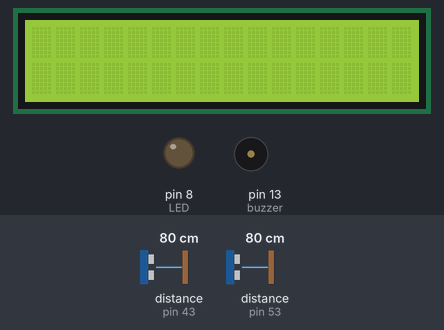
Simulated run of this sketch. Board: Arduino Mega 2560, built with avr-gcc and run on an emulated ATmega2560. Parts: 16×2 character LCD, output pins drawn as LEDs (lit = HIGH), buzzer (waves = sounding). Wiring (inferred from the names in the program): 2 × ultrasonic range finder: trigger pin 42, echo pin 43 / trigger pin 52, echo pin 53. Dashed ring = blinking. Inputs (shaded band) come from the test bench; at power-on: distance to the obstacle (sensors on pin 43, pin 53) 80 cm. The echo pulse lasts 58.3 µs per cm; pins used as bus, display or sensor lines are not drawn; what the sketch prints to the serial monitor is not drawn.

Above: at 1.2 s.
1.3 s: distance to the obstacle (sensor on pin 43) set to 56 cm
2.8 s: distance to the obstacle (sensor on pin 43) set to 48 cm
At 3.28 s:
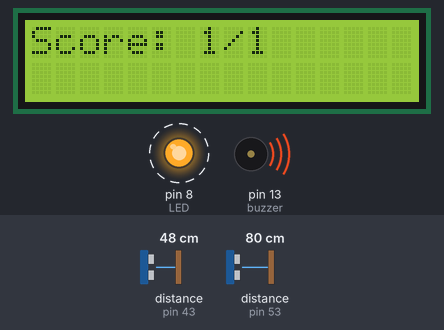
4.7 s: distance to the obstacle (sensor on pin 53) set to 120 cm
At 7.33 s:
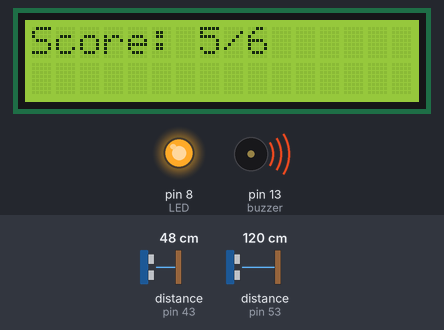
7.7 s: distance to the obstacle (sensor on pin 53) set to 2 cm
At 8.06 s:
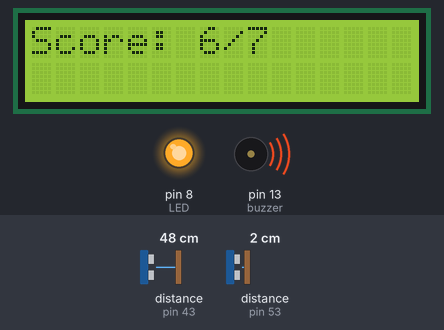
9.5 s: distance to the obstacle (sensor on pin 53) set to 83 cm
At 11.43 s:
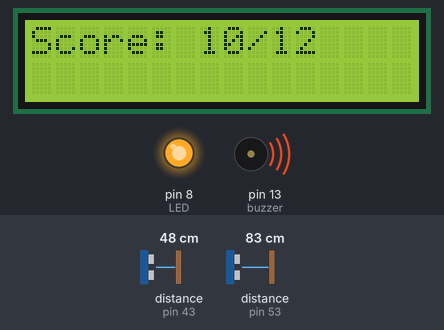
12.5 s: distance to the obstacle (sensor on pin 43) set to 60 cm
At 14.0 s:
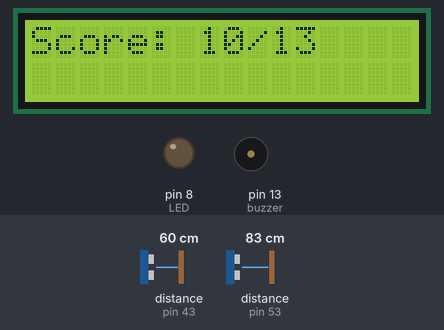
Timing chart, 0 to 15.5 s (numbered marks = the images above; inputs shaded):
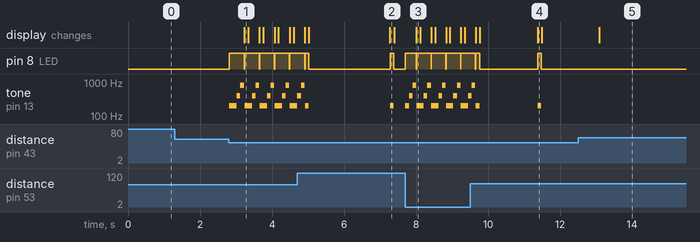

The sketch:

Shot_Detect_and_Scoreboard.ino
```cpp
//This shot detects the amount of attempted and made shots of a basketball on a 10 ft basketball hoop
//Uses arduino MEGA and sensors to help track distances of a basketball and prints it out on at LCD screen

//library needed to use the LCD screen
#include <LiquidCrystal.h>

//defines the constants
LiquidCrystal lcd(12, 11, 5, 6, 3, 2);
const int buzzer = 13;
const int trigPin = 42;
const int echoPin = 43;
const int trigPin2 = 52;
const int echoPin2 = 53;
const int LED = 8;
int period = 3000;
unsigned long time = 0;

//defines variables
long duration, duration2;
int distance, distance2;
int shotAtt = 0;
int shotMake = 0;
int sound = 200;

//setup for the LED, buzzer, LCD screen, and both distance sensors
void setup() {
  pinMode(LED, OUTPUT);
  pinMode(buzzer, OUTPUT);
  lcd.begin(16, 2);
  pinMode(trigPin2, OUTPUT); // Sets the trigPin as an Output
  pinMode(echoPin2, INPUT); // Sets the echoPin as an Input
  pinMode(trigPin, OUTPUT); // Sets the trigPin as an Output
  pinMode(echoPin, INPUT); // Sets the echoPin as an Input
  Serial.begin(9600); // Starts the serial communication
}

//This loop tests to see if the first distance sensor (which is above the hoop) has detects motion in front of the rim
//The second sensor will then have a period of time to detect if the ball has fallen from the rim to detect a made shot
void loop() {

  distance = dur();
  distance2 = dur2();

  if(distance <= 50)
  {
      lightAndSoundAtt();
      unsigned long currentTime = millis();
      for(int i = 300; i > 0; i--)
      {
        if(dur2() <= 80 )
        {
          lightAndSoundMake();
          shotMake++;
          break;
        }
      }
    shotAtt++;
    display();
  }
}


//this function gets the distance from the distance sensor to output a value in cms
int dur()
{
  // Clears the trigPin
digitalWrite(trigPin, LOW);
delayMicroseconds(2);

// Sets the trigPin on HIGH state for 10 micro seconds
digitalWrite(trigPin, HIGH);
delayMicroseconds(10);
digitalWrite(trigPin, LOW);

// Reads the echoPin, returns the sound wave travel time in microseconds
duration = pulseIn(echoPin, HIGH);

// Calculating the distance
distance= duration*0.034/2;
return distance;
}

//this function gets the distance from the distance sensor to output a value in cms
int dur2()
{
// Clears the trigPin
digitalWrite(trigPin2, LOW);
delayMicroseconds(2);

// Sets the trigPin on HIGH state for 10 micro seconds
digitalWrite(trigPin2, HIGH);
delayMicroseconds(10);
digitalWrite(trigPin2, LOW);

// Reads the echoPin, returns the sound wave travel time in microseconds
duration2 = pulseIn(echoPin2, HIGH);

// Calculating the distance
distance2= duration2*0.034/2;
return distance2;
}

//this function lights the LED and sets a single tone on the buzzer when a shot has been attempted
void lightAndSoundAtt()
{
  digitalWrite(LED, HIGH);
  tone(buzzer, sound);
  delay(100);
  noTone(buzzer);
  digitalWrite(LED, LOW);
  lcd.clear();
}

//this function light the LED and sets a series of tones on the buzzer when a shot is made
void lightAndSoundMake()
{
  digitalWrite(LED, HIGH);
      tone(buzzer, sound);
      delay(100);
      digitalWrite(LED, LOW);

      digitalWrite(LED, HIGH);
      tone(buzzer, sound+200);
      delay(100);
      digitalWrite(LED, LOW);

      digitalWrite(LED, HIGH);
      tone(buzzer, sound+600);
      delay(100);
      noTone(buzzer);
      digitalWrite(LED, LOW);
      lcd.clear();
}

//this function displays the data on the LCD screen
void display()
{
  lcd.print("Score: ");
  lcd.print(shotMake);
  lcd.print("/");
  lcd.print(shotAtt);

  Serial.print("Distance1: ");
  Serial.println(distance);
  Serial.print("Distance2: ");
  Serial.println(distance2);
  Serial.print("SHOTS ATTEMPTED: ");
  Serial.println(shotAtt);
  Serial.print("SHOTS MADE: ");
  Serial.println(shotMake);
}
```

Measured:
- the behaviour switches between 52 and 51 cm on distance to the obstacle (sensor on pin 43) (found by bisection; images 0 and 1)
- after the input at 1.3 s, every drawn part: stays the same
- after the input at 2.8 s, pin 8 (LED): alternates HIGH for 0.41 s and LOW for 0.01 s, starting at once; tone on pin 13 (buzzer): silent → 200 Hz at once, then repeats every 0.42 s: 400 Hz 0.10 s, 800 Hz 0.10 s, silent 0.01 s, 200 Hz 0.21 s; the display: changes after 0.43 s (image 1)
- after the input at 7.7 s, pin 8 (LED): LOW → HIGH at once, then repeats every 0.41 s: LOW 0.01 s, HIGH 0.40 s; tone on pin 13 (buzzer): silent → 200 Hz at once, then repeats every 0.41 s: 400 Hz 0.10 s, 800 Hz 0.10 s, silent 0.01 s, 200 Hz 0.20 s; the display: changes after 0.31 s (image 3)
- after the input at 12.5 s, pin 8 (LED): stops changing and stays LOW; tone on pin 13 (buzzer): stops changing and stays silent
